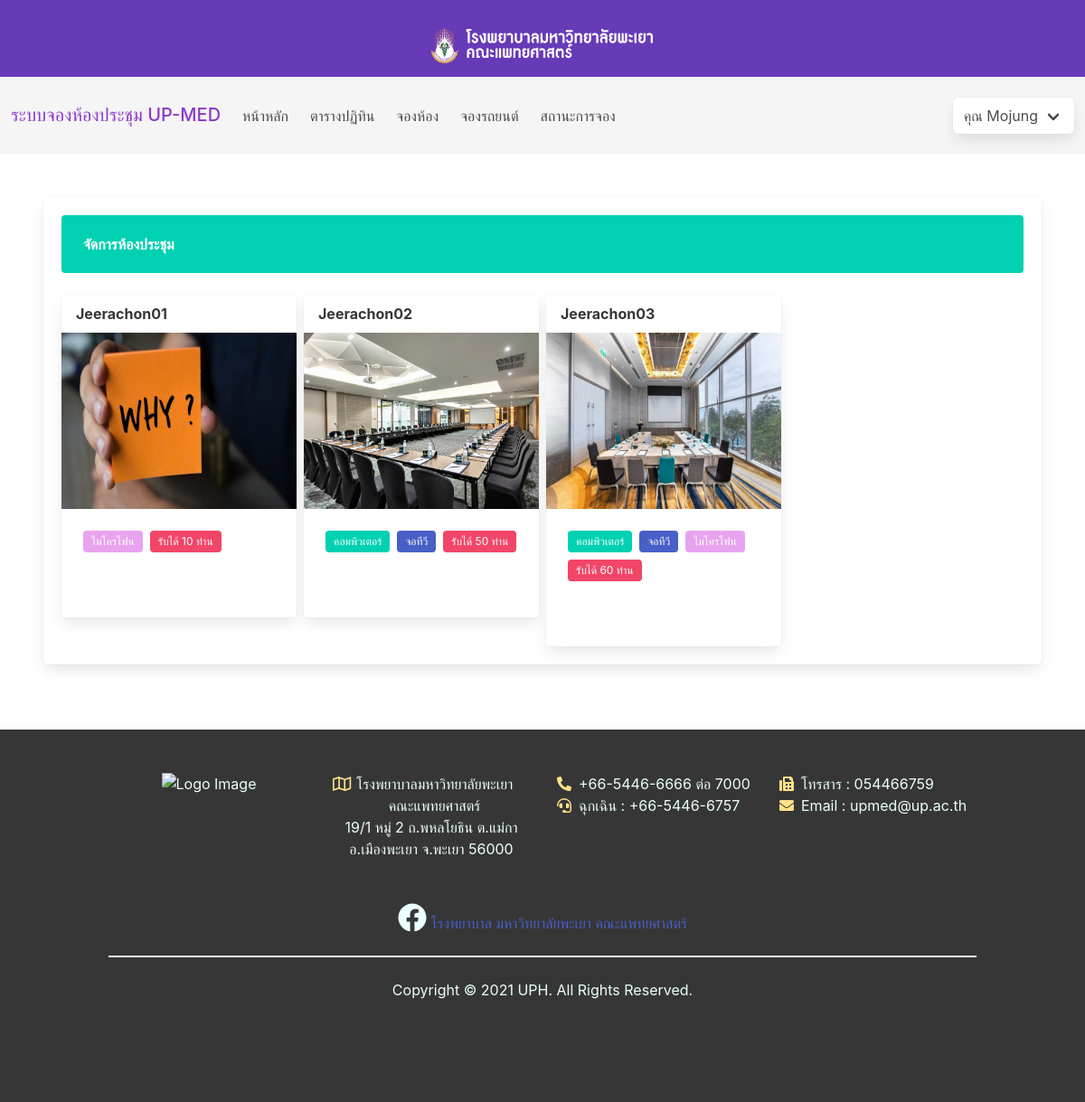
The page /app/home.php (signed in) on the database its author committed.
### tables this page shows
CREATE TABLE `room` (
  `roomid` int(2) NOT NULL,
  `roomname` varchar(60) NOT NULL,
  `roomcap` int(11) NOT NULL,
  `com` int(11) NOT NULL,
  `screen` int(11) NOT NULL,
  `mic` int(11) NOT NULL,
  `roomimg` varchar(255) NOT NULL,
  `bgcolor` varchar(255) NOT NULL
);

### components/room.php (the view, shortened to what this page needs)
<main>
  <section class="section">
	<div class="box">
  <div class="notification is-primary">
            <strong>จัดการห้องประชุม</strong>
        </div>
    <div class="columns is-mobile is-multiline is-variable is-1">
      <?php
      require "../DB/connect.php";
      $Squery = "SELECT * FROM room Order by roomname";
      if ($result = mysqli_query($con, $Squery)) {
        while ($room = mysqli_fetch_array($result)) {
      ?>
          <div class="column is-12-mobile is-4-tablet is-3-desktop">
            <div class="card">
              <header class="header">
                <p class=" title is-6 card-header-title "><?php echo $room['roomname'] ?></p>
              </header>
              <div class="image">
                <figure class="image is-4by3">
                  <img src=<?php echo $room['roomimg']; ?> alt="Placeholder image">
                </figure>
              </div>
              <div class="card-content">
                <div class="content">
                  <div class="tags are-medium">
                    <?php if ($room['com'] != '0') { ?>
                      <span class="tag is-normal is-primary">คอมพิวเตอร์</span>
                    <?php }
                    if ($room['screen'] != '0') { ?>
                      <span class="tag is-normal is-link">จอทีวี</span>
                    <?php }
                    if ($room['mic'] != '0') {  ?>
                      <span class="tag is-normal is-purple">ไมโครโฟน</span>
                    <?php } ?>
                    <span class="tag is-normal is-danger">รับได้ <?php echo $room['roomcap']  ?> ท่าน</span>
                  </div>
                  <br>
                </div>
              </div>
            </div>
          </div>
      <?php
        }
      }
      ?>
    </div>
  </div>
  </section>
</main>

### components/room.php (style rules this page uses)
.tag:not(body).is-purple { background-color: hsl(294, 71%, 79%); color: #fff; }

### rows shown on the page
room: roomname "Jeerachon01", roomimg (picture), mic "ไมโครโฟน", roomcap "10"
room: roomname "Jeerachon02", roomimg (picture), com "คอมพิวเตอร์", screen "จอทีวี", roomcap "50"
room: roomname "Jeerachon03", roomimg (picture), com "คอมพิวเตอร์", screen "จอทีวี", mic "ไมโครโฟน", roomcap "60"

### other values the page prints
$_SESSION['Username'] "Mojung"
